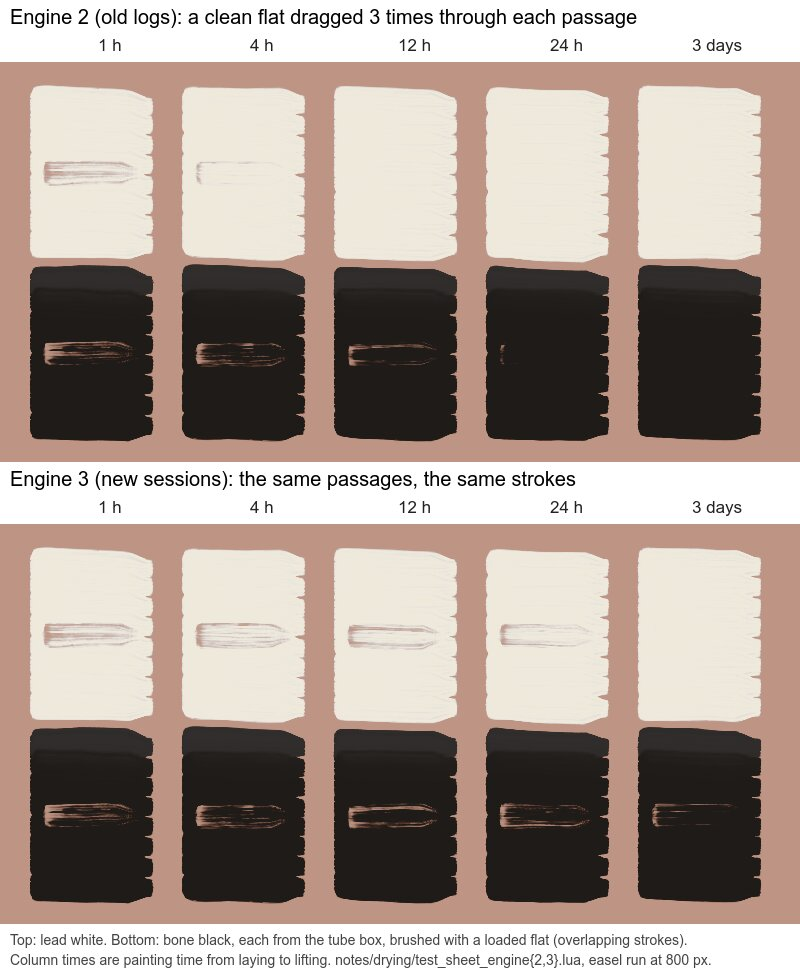
#> input picture notes/drying/test_sheet.jpg, 800 x 974 px
$ python texture_metrics.py ../notes/drying/test_sheet.jpg
#> lines starting #> are read from the running program, lines starting #| are printed output that depends on the picture; after the words box and inside, x2 and y2 are one past the last pixel; in counts of white or black regions, pixels touching at a corner belong together
# /// script
# requires-python = ">=3.10"
# dependencies = ["numpy", "pillow", "scipy", "scikit-image"]
# ///
"""Texture measurements for a lossless crop (Round 7 texture forensics,
notes/round7/texture.md). What each number means:

  block8 / block16  blockiness at an 8 / 16 px period: the mean |step|
                    between neighboring pixels, averaged per phase (x mod P,
                    and y mod P), (max phase - mean) / mean, in %, the
                    steepest 2 % of steps clipped (long lines, cracks). A JPEG at
                    q80 shows 10-40 % at 8; noise alone about 1-3 %.
  b8/b7,9           block8 over the mean of the same measure at 7 and 9 px:
                    a JPEG grid is specific to 8 (q80: well above 1), a
                    striated passage is not (about 1)
  L_2-4 ... L_32-64 radial power of the texture's lightness (L*, after
                    subtracting a sigma-24 px blur: the passage's gradient
                    taken out), summed over period bands in px, as the
                    standard deviation that band contributes (L* units).
  slope             log-log slope of that spectrum between 3 and 48 px
  Lhf, ahf, bhf     per-pixel noise at 1-2 px: std of the difference of
                    Gaussians (sigma 0.5 - sigma 2) of L*, a*, b*
  chroma/luma       (ahf^2 + bhf^2)^0.5 / Lhf
  flat%             pixels whose 5x5 neighborhood (after a sigma-1 blur
                    that removes the dither) spans < 0.3 L*: flat patches
  step10%           share of the total gradient magnitude (sigma-1 blurred
                    L*) carried by the steepest 10 % of pixels: flat patches
                    joined by sharp small steps push it up (a smooth random
                    texture: about 25-30 %)
  gkurt             kurtosis of the x-derivative of sigma-1 blurred L*
  grid              regular edges at any period: the mean |step| per column
                    (and per row), its spectrum over periods 4-40 px, peak /
                    median power (the larger of x and y; noise: about 4-8);
                    gridP its period in px
  axis%             share of the gradient energy (sigma-1.5 L*) whose
                    direction lies within 11.25 deg of the x or y axis
                    (isotropic texture: 25 %; square patches push it up)
  cells             patchiness: std of L* 8x8 block means / std of the
                    within-block L* (blotches the size of a JPEG block)

usage: uv run scripts/texture_metrics.py a.png [b.png ...] [--window x0,y0,x1,y1] [--csv]
"""
import sys

import numpy as np
from PIL import Image
from scipy import ndimage as ndi
from skimage.color import rgb2lab


def load(path, win=None):
    im = np.asarray(Image.open(path).convert("RGB"), dtype=np.float64) / 255.0
    if win:
        x0, y0, x1, y1 = win
        im = im[y0:y1, x0:x1]
    return im


def blockiness(L, P):
    out = []
    for axis in (1, 0):
        d = np.abs(np.diff(L, axis=axis))
        # (a few long one-pixel lines, a crack or a glint, must not pass for
        # a block edge: clip the steepest 2 %)
        d = np.minimum(d, np.percentile(d, 98))
        n = d.shape[axis]
        prof = np.array([d.take(range(k, n, P), axis=axis).mean() for k in range(P)])
        out.append((prof.max() - prof.mean()) / prof.mean())
    return 100 * max(out)


BANDS = [(2, 4), (4, 8), (8, 16), (16, 32), (32, 64)]


def spectrum(L):
    t = L - ndi.gaussian_filter(L, 24, mode="reflect")
    h, w = t.shape
    win = np.outer(np.hanning(h), np.hanning(w))
    F = np.fft.fftshift(np.fft.fft2(t * win))
    pw = np.abs(F) ** 2 / (win ** 2).sum()
    fy = np.fft.fftshift(np.fft.fftfreq(h))[:, None]
    fx = np.fft.fftshift(np.fft.fftfreq(w))[None, :]
    fr = np.sqrt(fx ** 2 + fy ** 2)
    per = np.where(fr > 0, 1.0 / np.maximum(fr, 1e-9), np.inf)
    bands = []
    for a, b in BANDS:
        m = (per >= a) & (per < b)
        bands.append(np.sqrt(pw[m].sum() / (h * w)))
    # slope: radial mean in log bins from 3 to 48 px
    edges = np.geomspace(3, 48, 9)
    xs, ys = [], []
    for a, b in zip(edges[:-1], edges[1:]):
        m = (per >= a) & (per < b)
        if m.any():
            xs.append(np.log(1 / np.sqrt(a * b)))
            ys.append(np.log(pw[m].mean()))
    slope = np.polyfit(xs, ys, 1)[0]
    return bands, slope


def measure(im):
    lab = rgb2lab(im)
    L, a, b = lab[..., 0], lab[..., 1], lab[..., 2]
    r = {}
    r["block8"] = blockiness(L, 8)
    r["block16"] = blockiness(L, 16)
    r["b8/b7,9"] = r["block8"] / (0.5 * (blockiness(L, 7) + blockiness(L, 9)))
    bands, slope = spectrum(L)
    for (lo, hi), v in zip(BANDS, bands):
        r[f"L_{lo}-{hi}"] = v
    r["slope"] = slope
    dog = lambda c: ndi.gaussian_filter(c, 0.5) - ndi.gaussian_filter(c, 2.0)
    r["Lhf"], r["ahf"], r["bhf"] = (dog(c).std() for c in (L, a, b))
    r["chroma/luma"] = np.hypot(r["ahf"], r["bhf"]) / r["Lhf"]
    Ls = ndi.gaussian_filter(L, 1.0)
    rng = ndi.maximum_filter(Ls, 5) - ndi.minimum_filter(Ls, 5)
    r["flat%"] = 100 * (rng < 0.3).mean()
    gy, gx = np.gradient(Ls)
    g = np.hypot(gx, gy).ravel()
    g.sort()
    r["step10%"] = 100 * g[int(0.9 * len(g)):].sum() / g.sum()
    dx = gx.ravel() - gx.mean()
    r["gkurt"] = (dx ** 4).mean() / (dx ** 2).mean() ** 2
    peaks = []
    for axis in (0, 1):
        prof = np.abs(np.diff(L, axis=1 - axis)).mean(axis=axis)
        prof = prof - ndi.uniform_filter1d(prof, 65, mode="reflect")
        P = np.abs(np.fft.rfft(prof * np.hanning(len(prof)))) ** 2
        f = np.fft.rfftfreq(len(prof))
        m = (f >= 1 / 40) & (f <= 1 / 4)
        k = np.argmax(P[m])
        peaks.append((P[m][k] / np.median(P[m]), 1 / f[m][k], "yx"[axis]))
    best = max(peaks)
    r["grid"], r["gridP"] = best[0], best[1]
    L15 = ndi.gaussian_filter(L, 1.5)
    gy2, gx2 = np.gradient(L15)
    e = gx2 ** 2 + gy2 ** 2
    th = np.degrees(np.arctan2(gy2, gx2)) % 90
    ax = (th < 11.25) | (th > 78.75)
    r["axis%"] = 100 * e[ax].sum() / e.sum()
    h, w = (L.shape[0] // 8) * 8, (L.shape[1] // 8) * 8
    B = L[:h, :w].reshape(h // 8, 8, w // 8, 8)
    t = ndi.gaussian_filter(L, 24)[:h, :w].reshape(h // 8, 8, w // 8, 8)
    B = B - t
    r["cells"] = B.mean(axis=(1, 3)).std() / B.std(axis=(1, 3)).mean()
    return r


def main():
    args = sys.argv[1:]
    win = None
    csv = "--csv" in args
    args = [x for x in args if x != "--csv"]
    if "--window" in args:
        i = args.index("--window")
        win = tuple(int(v) for v in args[i + 1].split(","))
        del args[i : i + 2]
    rows = [(p, measure(load(p, win))) for p in args]
#> in measure, `lab = rgb2lab(im)`: lab: shape (974, 800, 3) float64; mean of channels 0, 1, 2 63.1, 4.2, 6.8
#> the loop in blockiness, `for axis in (1, 0):` made 2 passes
#> prof on passes 1 to 2: [1.42, 0.935, 0.927, 0.937, 0.938, 1.57, 1.2, 1.41], [1.34, 1.21, 1.22, 1.69, 1.41, 1.86, 1.34, 1.41]
#> pass 1, in blockiness, `d = np.minimum(d, np.percentile(d, 98))`:
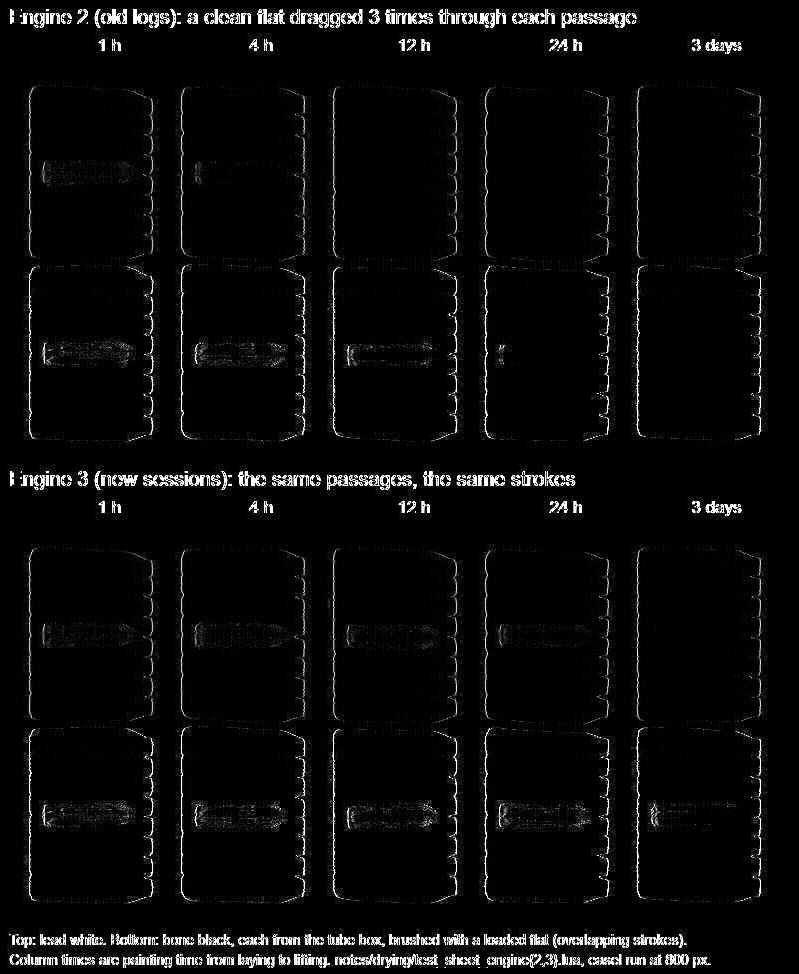
#> d: shape (974, 799) float64; min 0, max 27.65, mean 1.2; drawn with min black and max white
#> after the loop in blockiness, `for axis in (1, 0):`: out = [0.345, 0.294]
#> in spectrum, `per = np.where(fr > 0, 1.0 / np.maximum(fr, 1e-9), np.inf)`:
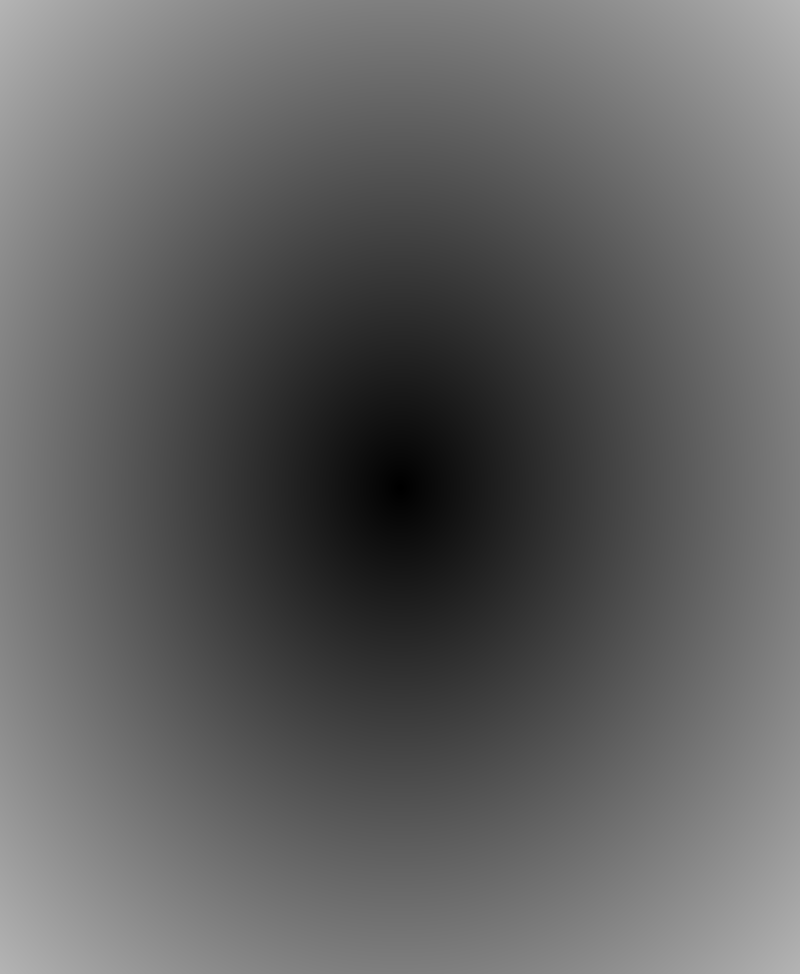
#> fr: shape (974, 800) float64; min 0, max 0.707, mean 0.383
#> after the loop in spectrum, `for a, b in BANDS:`: bands = [4.76, 6.17, 4.58, 6.86, 7.84]
#> in spectrum, `edges = np.geomspace(3, 48, 9)`: edges = [3, 4.24, 6, 8.49, 12, 16.97, 24, 33.94, 48]
#> the loop in spectrum, `for a, b in zip(edges[:-1], edges[1:]):` made 8 passes
#> (a, b) on passes 1 to 8: (3, 4.24), (4.24, 6), (6, 8.49), (8.49, 12), (12, 16.97), (16.97, 24), (24, 33.94), (33.94, 48)
#> pass 1, in spectrum, `m = (per >= a) & (per < b)`:
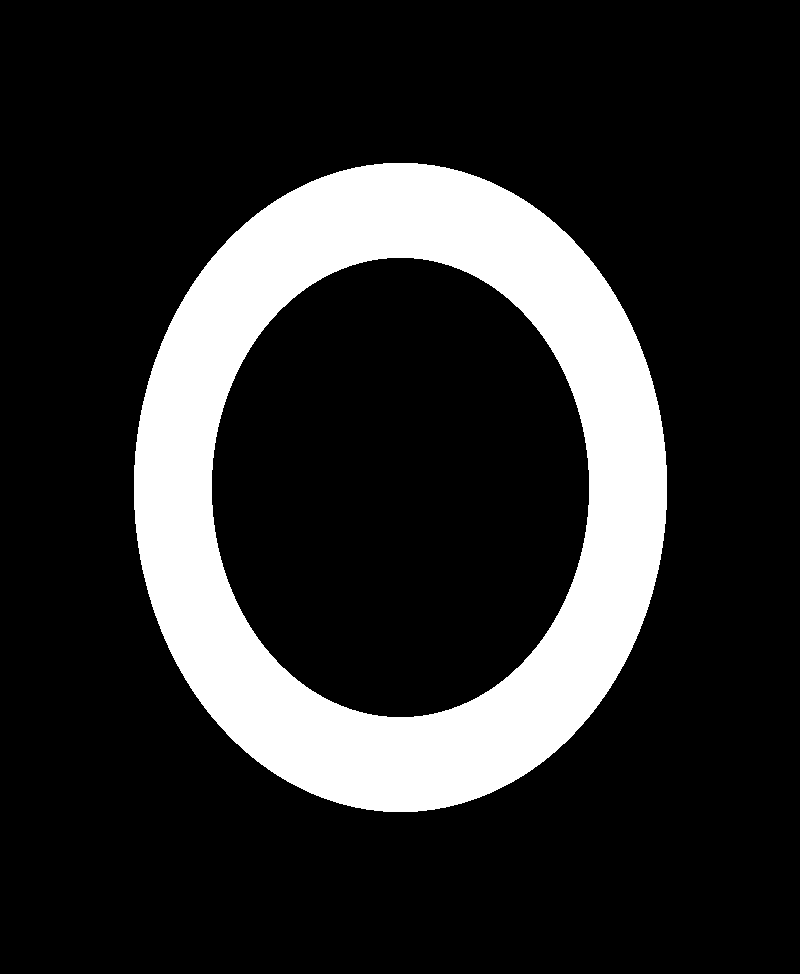
#> m: shape (974, 800) bool; 17.4% white; 1 white region, box (x1, y1, x2, y2) and area: (134, 163, 667, 812) 135958
#> after the loop in spectrum, `for a, b in zip(edges[:-1], edges[1:]):`: xs = [-1.27, -1.62, -1.97, -2.31, -2.66, -3, -3.35, -3.7]; ys = [4.6, 5.59, 5.68, 6.24, 6.73, 8.42, 8.97, 9.32]
#> in spectrum, `slope = np.polyfit(xs, ys, 1)[0]`: slope = -2.01
#> in measure, `bands, slope = spectrum(L)`: bands = [4.76, 6.17, 4.58, 6.86, 7.84]; slope = -2.01
#> the loop in measure, `for (lo, hi), v in zip(BANDS, bands):` made 5 passes
#> (lo, hi, v) on passes 1 to 5: (2, 4, 4.76), (4, 8, 6.17), (8, 16, 4.58), (16, 32, 6.86), (32, 64, 7.84)
#> after the loop in measure, `for (lo, hi), v in zip(BANDS, bands):`: r = {'block8': 34.54, 'block16': 54.32, 'b8/b7,9': 1.28, 'L_2-4': 4.76, 'L_4-8': 6.17, 'L_8-16': 4.58, 'L_16-32': 6.86, 'L_32-64': 7.84}
#> in measure, `gy, gx = np.gradient(Ls)`:
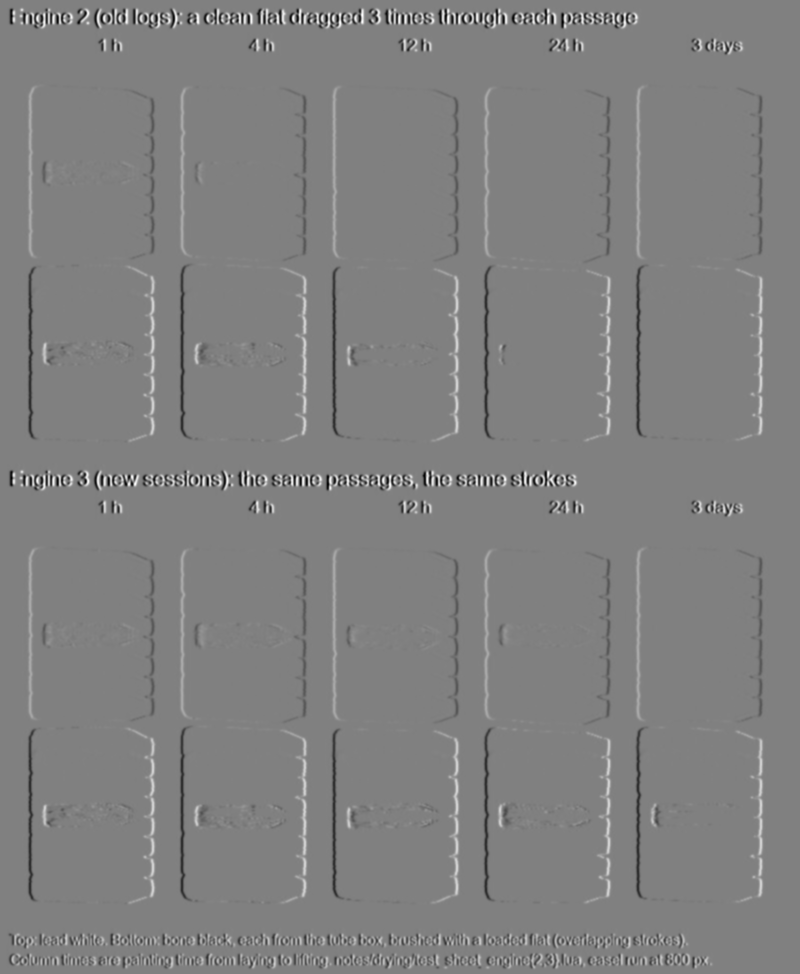
#> gx: shape (974, 800) float64; min -28.63, max 28.18, mean 0; drawn with min black and max white
#> the loop in measure, `for axis in (0, 1):` made 2 passes
#> k on passes 1 to 2: 1, 2
#> after the loop in measure, `for axis in (0, 1):`: peaks = [(62.28, 38.05, 'y'), (10.88, 36.04, 'x')]
#> in measure, `best = max(peaks)`: best = (62.28, 38.05, 'y')
#> in measure, `ax = (th < 11.25) | (th > 78.75)`:
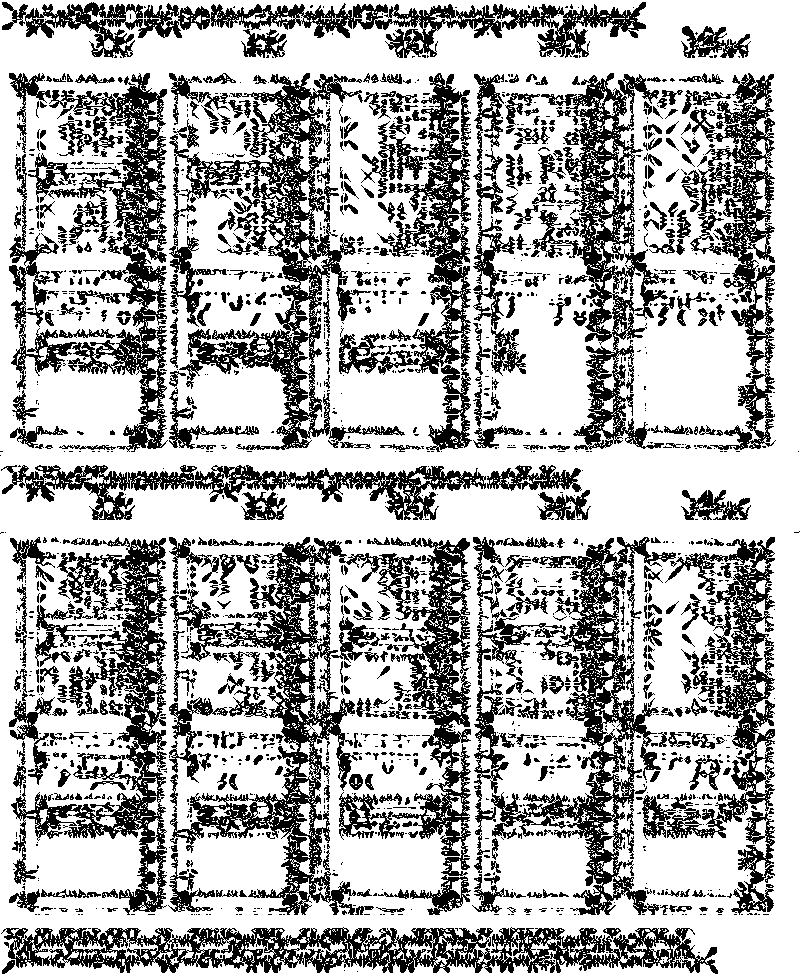
#> ax: shape (974, 800) bool; 68% white; 1752 black regions (1177 under 20 px), largest, box (x1, y1, x2, y2) and area: (169, 537, 471, 915) 29030, (1, 927, 718, 974) 17334, (169, 73, 405, 450) 16858
#> rows = 1 item
    keys = list(rows[0][1].keys())
#> keys = ['block8', 'block16', 'b8/b7,9', 'L_2-4', 'L_4-8', 'L_8-16', 'L_16-32', 'L_32-64', 'slope', 'Lhf', 'ahf', 'bhf', 'chroma/luma', 'flat%', 'step10%', 'gkurt', 'grid', 'gridP', 'axis%', 'cells']
    if csv:
        print("file," + ",".join(keys))
        for p, r in rows:
            print(p + "," + ",".join(f"{r[k]:.4g}" for k in keys))
    else:
        for p, r in rows:
            print(p)
            print("  " + "  ".join(f"{k} {r[k]:.3g}" for k in keys))
#> this loop made 1 pass
#> p on pass 1: '../notes/drying/test_sheet.jpg'
#> (printed output is left out)


if __name__ == "__main__":
    main()
